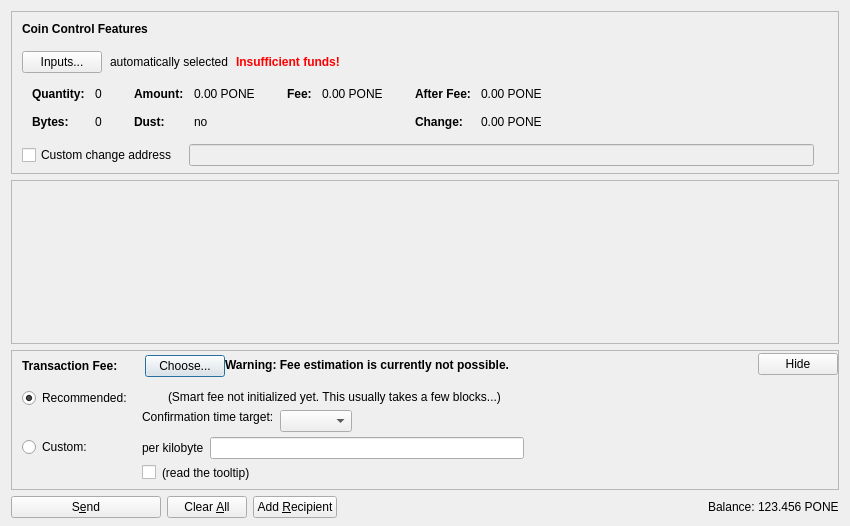
<?xml version="1.0" encoding="UTF-8"?>
<ui version="4.0">
 <class>SendCoinsDialog</class>
 <widget class="QDialog" name="SendCoinsDialog">
  <property name="geometry">
   <rect>
    <x>0</x>
    <y>0</y>
    <width>850</width>
    <height>526</height>
   </rect>
  </property>
  <property name="windowTitle">
   <string>Send Coins</string>
  </property>
  <layout class="QVBoxLayout" name="verticalLayout" stretch="0,1,0,0">
   <property name="bottomMargin">
    <number>8</number>
   </property>
   <item>
    <widget class="QFrame" name="frameCoinControl">
     <property name="sizePolicy">
      <sizepolicy hsizetype="Expanding" vsizetype="Expanding">
       <horstretch>0</horstretch>
       <verstretch>0</verstretch>
      </sizepolicy>
     </property>
     <property name="maximumSize">
      <size>
       <width>16777215</width>
       <height>16777215</height>
      </size>
     </property>
     <property name="frameShape">
      <enum>QFrame::StyledPanel</enum>
     </property>
     <property name="frameShadow">
      <enum>QFrame::Sunken</enum>
     </property>
     <layout class="QVBoxLayout" name="verticalLayoutCoinControl2">
      <property name="spacing">
       <number>0</number>
      </property>
      <property name="leftMargin">
       <number>0</number>
      </property>
      <property name="topMargin">
       <number>0</number>
      </property>
      <property name="rightMargin">
       <number>0</number>
      </property>
      <property name="bottomMargin">
       <number>6</number>
      </property>
      <item>
       <layout class="QVBoxLayout" name="verticalLayoutCoinControl" stretch="0,0,0,0,1">
        <property name="spacing">
         <number>0</number>
        </property>
        <property name="leftMargin">
         <number>10</number>
        </property>
        <property name="topMargin">
         <number>10</number>
        </property>
        <item>
         <layout class="QHBoxLayout" name="horizontalLayoutCoinControl1">
          <property name="bottomMargin">
           <number>15</number>
          </property>
          <item>
           <widget class="QLabel" name="labelCoinControlFeatures">
            <property name="sizePolicy">
             <sizepolicy hsizetype="Preferred" vsizetype="Maximum">
              <horstretch>0</horstretch>
              <verstretch>0</verstretch>
             </sizepolicy>
            </property>
            <property name="font">
             <font>
              <weight>75</weight>
              <bold>true</bold>
             </font>
            </property>
            <property name="styleSheet">
             <string notr="true">font-weight:bold;</string>
            </property>
            <property name="text">
             <string>Coin Control Features</string>
            </property>
           </widget>
          </item>
         </layout>
        </item>
        <item>
         <layout class="QHBoxLayout" name="horizontalLayoutCoinControl2" stretch="0,0,0,0">
          <property name="spacing">
           <number>8</number>
          </property>
          <property name="bottomMargin">
           <number>10</number>
          </property>
          <item>
           <widget class="QPushButton" name="pushButtonCoinControl">
            <property name="styleSheet">
             <string notr="true"/>
            </property>
            <property name="text">
             <string>Inputs...</string>
            </property>
            <property name="autoDefault">
             <bool>false</bool>
            </property>
           </widget>
          </item>
          <item>
           <widget class="QLabel" name="labelCoinControlAutomaticallySelected">
            <property name="text">
             <string>automatically selected</string>
            </property>
            <property name="margin">
             <number>5</number>
            </property>
           </widget>
          </item>
          <item>
           <widget class="QLabel" name="labelCoinControlInsuffFunds">
            <property name="font">
             <font>
              <weight>75</weight>
              <bold>true</bold>
             </font>
            </property>
            <property name="styleSheet">
             <string notr="true">color:red;font-weight:bold;</string>
            </property>
            <property name="text">
             <string>Insufficient funds!</string>
            </property>
            <property name="margin">
             <number>5</number>
            </property>
           </widget>
          </item>
          <item>
           <spacer name="horizontalSpacerCoinControl">
            <property name="orientation">
             <enum>Qt::Horizontal</enum>
            </property>
            <property name="sizeHint" stdset="0">
             <size>
              <width>40</width>
              <height>1</height>
             </size>
            </property>
           </spacer>
          </item>
         </layout>
        </item>
        <item>
         <widget class="QWidget" name="widgetCoinControl" native="true">
          <property name="sizePolicy">
           <sizepolicy hsizetype="Preferred" vsizetype="Preferred">
            <horstretch>0</horstretch>
            <verstretch>0</verstretch>
           </sizepolicy>
          </property>
          <property name="minimumSize">
           <size>
            <width>0</width>
            <height>0</height>
           </size>
          </property>
          <property name="styleSheet">
           <string notr="true"/>
          </property>
          <layout class="QHBoxLayout" name="horizontalLayoutCoinControl5">
           <property name="leftMargin">
            <number>0</number>
           </property>
           <property name="topMargin">
            <number>0</number>
           </property>
           <property name="rightMargin">
            <number>0</number>
           </property>
           <property name="bottomMargin">
            <number>0</number>
           </property>
           <item>
            <layout class="QHBoxLayout" name="horizontalLayoutCoinControl3" stretch="0,0,0,1">
             <property name="spacing">
              <number>20</number>
             </property>
             <property name="topMargin">
              <number>0</number>
             </property>
             <property name="bottomMargin">
              <number>10</number>
             </property>
             <item>
              <layout class="QFormLayout" name="formLayoutCoinControl1">
               <property name="horizontalSpacing">
                <number>10</number>
               </property>
               <property name="verticalSpacing">
                <number>14</number>
               </property>
               <property name="leftMargin">
                <number>10</number>
               </property>
               <property name="topMargin">
                <number>4</number>
               </property>
               <property name="rightMargin">
                <number>6</number>
               </property>
               <item row="0" column="0">
                <widget class="QLabel" name="labelCoinControlQuantityText">
                 <property name="font">
                  <font>
                   <weight>75</weight>
                   <bold>true</bold>
                  </font>
                 </property>
                 <property name="text">
                  <string>Quantity:</string>
                 </property>
                 <property name="margin">
                  <number>0</number>
                 </property>
                </widget>
               </item>
               <item row="0" column="1">
                <widget class="QLabel" name="labelCoinControlQuantity">
                 <property name="cursor">
                  <cursorShape>IBeamCursor</cursorShape>
                 </property>
                 <property name="contextMenuPolicy">
                  <enum>Qt::ActionsContextMenu</enum>
                 </property>
                 <property name="text">
                  <string notr="true">0</string>
                 </property>
                 <property name="margin">
                  <number>0</number>
                 </property>
                 <property name="textInteractionFlags">
                  <set>Qt::LinksAccessibleByMouse|Qt::TextSelectableByKeyboard|Qt::TextSelectableByMouse</set>
                 </property>
                </widget>
               </item>
               <item row="1" column="0">
                <widget class="QLabel" name="labelCoinControlBytesText">
                 <property name="font">
                  <font>
                   <weight>75</weight>
                   <bold>true</bold>
                  </font>
                 </property>
                 <property name="text">
                  <string>Bytes:</string>
                 </property>
                </widget>
               </item>
               <item row="1" column="1">
                <widget class="QLabel" name="labelCoinControlBytes">
                 <property name="cursor">
                  <cursorShape>IBeamCursor</cursorShape>
                 </property>
                 <property name="contextMenuPolicy">
                  <enum>Qt::ActionsContextMenu</enum>
                 </property>
                 <property name="text">
                  <string notr="true">0</string>
                 </property>
                 <property name="textInteractionFlags">
                  <set>Qt::LinksAccessibleByMouse|Qt::TextSelectableByKeyboard|Qt::TextSelectableByMouse</set>
                 </property>
                </widget>
               </item>
              </layout>
             </item>
             <item>
              <layout class="QFormLayout" name="formLayoutCoinControl2">
               <property name="horizontalSpacing">
                <number>10</number>
               </property>
               <property name="verticalSpacing">
                <number>14</number>
               </property>
               <property name="leftMargin">
                <number>6</number>
               </property>
               <property name="topMargin">
                <number>4</number>
               </property>
               <property name="rightMargin">
                <number>6</number>
               </property>
               <item row="0" column="0">
                <widget class="QLabel" name="labelCoinControlAmountText">
                 <property name="font">
                  <font>
                   <weight>75</weight>
                   <bold>true</bold>
                  </font>
                 </property>
                 <property name="text">
                  <string>Amount:</string>
                 </property>
                 <property name="margin">
                  <number>0</number>
                 </property>
                </widget>
               </item>
               <item row="0" column="1">
                <widget class="QLabel" name="labelCoinControlAmount">
                 <property name="cursor">
                  <cursorShape>IBeamCursor</cursorShape>
                 </property>
                 <property name="contextMenuPolicy">
                  <enum>Qt::ActionsContextMenu</enum>
                 </property>
                 <property name="text">
                  <string notr="true">0.00 PONE</string>
                 </property>
                 <property name="textInteractionFlags">
                  <set>Qt::LinksAccessibleByMouse|Qt::TextSelectableByKeyboard|Qt::TextSelectableByMouse</set>
                 </property>
                </widget>
               </item>
               <item row="1" column="0">
                <widget class="QLabel" name="labelCoinControlLowOutputText">
                 <property name="font">
                  <font>
                   <weight>75</weight>
                   <bold>true</bold>
                  </font>
                 </property>
                 <property name="text">
                  <string>Dust:</string>
                 </property>
                </widget>
               </item>
               <item row="1" column="1">
                <widget class="QLabel" name="labelCoinControlLowOutput">
                 <property name="cursor">
                  <cursorShape>IBeamCursor</cursorShape>
                 </property>
                 <property name="contextMenuPolicy">
                  <enum>Qt::ActionsContextMenu</enum>
                 </property>
                 <property name="text">
                  <string notr="true">no</string>
                 </property>
                 <property name="textInteractionFlags">
                  <set>Qt::LinksAccessibleByMouse|Qt::TextSelectableByKeyboard|Qt::TextSelectableByMouse</set>
                 </property>
                </widget>
               </item>
              </layout>
             </item>
             <item>
              <layout class="QFormLayout" name="formLayoutCoinControl3">
               <property name="horizontalSpacing">
                <number>10</number>
               </property>
               <property name="verticalSpacing">
                <number>14</number>
               </property>
               <property name="leftMargin">
                <number>6</number>
               </property>
               <property name="topMargin">
                <number>4</number>
               </property>
               <property name="rightMargin">
                <number>6</number>
               </property>
               <item row="0" column="0">
                <widget class="QLabel" name="labelCoinControlFeeText">
                 <property name="font">
                  <font>
                   <weight>75</weight>
                   <bold>true</bold>
                  </font>
                 </property>
                 <property name="text">
                  <string>Fee:</string>
                 </property>
                 <property name="margin">
                  <number>0</number>
                 </property>
                </widget>
               </item>
               <item row="0" column="1">
                <widget class="QLabel" name="labelCoinControlFee">
                 <property name="cursor">
                  <cursorShape>IBeamCursor</cursorShape>
                 </property>
                 <property name="contextMenuPolicy">
                  <enum>Qt::ActionsContextMenu</enum>
                 </property>
                 <property name="text">
                  <string notr="true">0.00 PONE</string>
                 </property>
                 <property name="textInteractionFlags">
                  <set>Qt::LinksAccessibleByMouse|Qt::TextSelectableByKeyboard|Qt::TextSelectableByMouse</set>
                 </property>
                </widget>
               </item>
              </layout>
             </item>
             <item>
              <layout class="QFormLayout" name="formLayoutCoinControl4">
               <property name="horizontalSpacing">
                <number>10</number>
               </property>
               <property name="verticalSpacing">
                <number>14</number>
               </property>
               <property name="leftMargin">
                <number>6</number>
               </property>
               <property name="topMargin">
                <number>4</number>
               </property>
               <property name="rightMargin">
                <number>6</number>
               </property>
               <item row="0" column="0">
                <widget class="QLabel" name="labelCoinControlAfterFeeText">
                 <property name="font">
                  <font>
                   <weight>75</weight>
                   <bold>true</bold>
                  </font>
                 </property>
                 <property name="text">
                  <string>After Fee:</string>
                 </property>
                 <property name="margin">
                  <number>0</number>
                 </property>
                </widget>
               </item>
               <item row="0" column="1">
                <widget class="QLabel" name="labelCoinControlAfterFee">
                 <property name="cursor">
                  <cursorShape>IBeamCursor</cursorShape>
                 </property>
                 <property name="contextMenuPolicy">
                  <enum>Qt::ActionsContextMenu</enum>
                 </property>
                 <property name="text">
                  <string notr="true">0.00 PONE</string>
                 </property>
                 <property name="textInteractionFlags">
                  <set>Qt::LinksAccessibleByMouse|Qt::TextSelectableByKeyboard|Qt::TextSelectableByMouse</set>
                 </property>
                </widget>
               </item>
               <item row="1" column="0">
                <widget class="QLabel" name="labelCoinControlChangeText">
                 <property name="font">
                  <font>
                   <weight>75</weight>
                   <bold>true</bold>
                  </font>
                 </property>
                 <property name="text">
                  <string>Change:</string>
                 </property>
                </widget>
               </item>
               <item row="1" column="1">
                <widget class="QLabel" name="labelCoinControlChange">
                 <property name="cursor">
                  <cursorShape>IBeamCursor</cursorShape>
                 </property>
                 <property name="contextMenuPolicy">
                  <enum>Qt::ActionsContextMenu</enum>
                 </property>
                 <property name="text">
                  <string notr="true">0.00 PONE</string>
                 </property>
                 <property name="textInteractionFlags">
                  <set>Qt::LinksAccessibleByMouse|Qt::TextSelectableByKeyboard|Qt::TextSelectableByMouse</set>
                 </property>
                </widget>
               </item>
              </layout>
             </item>
            </layout>
           </item>
          </layout>
         </widget>
        </item>
        <item>
         <layout class="QHBoxLayout" name="horizontalLayoutCoinControl4" stretch="0,0,0">
          <property name="spacing">
           <number>12</number>
          </property>
          <property name="sizeConstraint">
           <enum>QLayout::SetDefaultConstraint</enum>
          </property>
          <property name="topMargin">
           <number>5</number>
          </property>
          <property name="rightMargin">
           <number>5</number>
          </property>
          <item>
           <widget class="QCheckBox" name="checkBoxCoinControlChange">
            <property name="toolTip">
             <string>If this is activated, but the change address is empty or invalid, change will be sent to a newly generated address.</string>
            </property>
            <property name="text">
             <string>Custom change address</string>
            </property>
           </widget>
          </item>
          <item>
           <widget class="QValidatedLineEdit" name="lineEditCoinControlChange">
            <property name="enabled">
             <bool>false</bool>
            </property>
            <property name="sizePolicy">
             <sizepolicy hsizetype="Expanding" vsizetype="Fixed">
              <horstretch>0</horstretch>
              <verstretch>0</verstretch>
             </sizepolicy>
            </property>
           </widget>
          </item>
          <item>
           <widget class="QLabel" name="labelCoinControlChangeLabel">
            <property name="sizePolicy">
             <sizepolicy hsizetype="Preferred" vsizetype="Expanding">
              <horstretch>0</horstretch>
              <verstretch>0</verstretch>
             </sizepolicy>
            </property>
            <property name="minimumSize">
             <size>
              <width>0</width>
              <height>0</height>
             </size>
            </property>
            <property name="text">
             <string/>
            </property>
            <property name="margin">
             <number>3</number>
            </property>
           </widget>
          </item>
         </layout>
        </item>
        <item>
         <spacer name="verticalSpacerCoinControl">
          <property name="orientation">
           <enum>Qt::Vertical</enum>
          </property>
          <property name="sizeHint" stdset="0">
           <size>
            <width>800</width>
            <height>1</height>
           </size>
          </property>
         </spacer>
        </item>
       </layout>
      </item>
     </layout>
    </widget>
   </item>
   <item>
    <widget class="QScrollArea" name="scrollArea">
     <property name="widgetResizable">
      <bool>true</bool>
     </property>
     <widget class="QWidget" name="scrollAreaWidgetContents">
      <property name="geometry">
       <rect>
        <x>0</x>
        <y>0</y>
        <width>830</width>
        <height>104</height>
       </rect>
      </property>
      <layout class="QVBoxLayout" name="verticalLayout_2" stretch="0,1">
       <property name="leftMargin">
        <number>0</number>
       </property>
       <property name="topMargin">
        <number>0</number>
       </property>
       <property name="rightMargin">
        <number>0</number>
       </property>
       <property name="bottomMargin">
        <number>0</number>
       </property>
       <item>
        <layout class="QVBoxLayout" name="entries">
         <property name="spacing">
          <number>6</number>
         </property>
        </layout>
       </item>
       <item>
        <spacer name="verticalSpacer">
         <property name="orientation">
          <enum>Qt::Vertical</enum>
         </property>
         <property name="sizeHint" stdset="0">
          <size>
           <width>20</width>
           <height>40</height>
          </size>
         </property>
        </spacer>
       </item>
      </layout>
     </widget>
    </widget>
   </item>
   <item>
    <widget class="QFrame" name="frameFee">
     <property name="sizePolicy">
      <sizepolicy hsizetype="Expanding" vsizetype="Expanding">
       <horstretch>0</horstretch>
       <verstretch>0</verstretch>
      </sizepolicy>
     </property>
     <property name="maximumSize">
      <size>
       <width>16777215</width>
       <height>16777215</height>
      </size>
     </property>
     <property name="frameShape">
      <enum>QFrame::StyledPanel</enum>
     </property>
     <property name="frameShadow">
      <enum>QFrame::Sunken</enum>
     </property>
     <layout class="QVBoxLayout" name="verticalLayoutFee1">
      <property name="spacing">
       <number>0</number>
      </property>
      <property name="leftMargin">
       <number>0</number>
      </property>
      <property name="topMargin">
       <number>0</number>
      </property>
      <property name="rightMargin">
       <number>0</number>
      </property>
      <property name="bottomMargin">
       <number>0</number>
      </property>
      <item>
       <layout class="QVBoxLayout" name="verticalLayoutFee2" stretch="0,0,0">
        <property name="spacing">
         <number>0</number>
        </property>
        <property name="leftMargin">
         <number>10</number>
        </property>
        <property name="topMargin">
         <number>0</number>
        </property>
        <item>
         <layout class="QHBoxLayout" name="horizontalLayoutFee1">
          <property name="bottomMargin">
           <number>0</number>
          </property>
          <item>
           <layout class="QVBoxLayout" name="verticalLayoutFee7">
            <property name="spacing">
             <number>0</number>
            </property>
            <item>
             <spacer name="verticalSpacerSmartFee">
              <property name="orientation">
               <enum>Qt::Vertical</enum>
              </property>
              <property name="sizeType">
               <enum>QSizePolicy::Fixed</enum>
              </property>
              <property name="sizeHint" stdset="0">
               <size>
                <width>1</width>
                <height>4</height>
               </size>
              </property>
             </spacer>
            </item>
            <item>
             <layout class="QHBoxLayout" name="horizontalLayoutSmartFee">
              <property name="spacing">
               <number>10</number>
              </property>
              <item>
               <widget class="QLabel" name="labelFeeHeadline">
                <property name="sizePolicy">
                 <sizepolicy hsizetype="Preferred" vsizetype="Maximum">
                  <horstretch>0</horstretch>
                  <verstretch>0</verstretch>
                 </sizepolicy>
                </property>
                <property name="font">
                 <font>
                  <weight>75</weight>
                  <bold>true</bold>
                 </font>
                </property>
                <property name="styleSheet">
                 <string notr="true">font-weight:bold;</string>
                </property>
                <property name="text">
                 <string>Transaction Fee:</string>
                </property>
               </widget>
              </item>
              <item>
               <widget class="QLabel" name="labelFeeMinimized">
                <property name="text">
                 <string/>
                </property>
               </widget>
              </item>
              <item>
               <widget class="QPushButton" name="buttonChooseFee">
                <property name="text">
                 <string>Choose...</string>
                </property>
               </widget>
              </item>
             </layout>
            </item>
            <item>
             <spacer name="verticalSpacer_5">
              <property name="orientation">
               <enum>Qt::Vertical</enum>
              </property>
              <property name="sizeHint" stdset="0">
               <size>
                <width>1</width>
                <height>1</height>
               </size>
              </property>
             </spacer>
            </item>
           </layout>
          </item>
          <item>
           <widget class="QLabel" name="fallbackFeeWarningLabel">
            <property name="toolTip">
             <string>Using the fallbackfee can result in sending a transaction that will take several hours or days (or never) to confirm. Consider choosing your fee manually or wait until you have validated the complete chain.</string>
            </property>
            <property name="font">
            <font>
                <weight>75</weight>
                <bold>true</bold>
            </font>
            </property>
            <property name="text">
             <string>Warning: Fee estimation is currently not possible.</string>
            </property>
            <property name="wordWrap">
             <bool>false</bool>
            </property>
           </widget>
          </item>
          <item>
           <spacer name="horizontalSpacer_4">
            <property name="orientation">
             <enum>Qt::Horizontal</enum>
            </property>
            <property name="sizeType">
             <enum>QSizePolicy::MinimumExpanding</enum>
            </property>
            <property name="sizeHint" stdset="0">
             <size>
              <width>40</width>
              <height>20</height>
             </size>
            </property>
           </spacer>
          </item>
          <item>
           <widget class="QPushButton" name="buttonMinimizeFee">
            <property name="toolTip">
             <string>collapse fee-settings</string>
            </property>
            <property name="text">
             <string>Hide</string>
            </property>
           </widget>
          </item>
         </layout>
        </item>
        <item>
         <widget class="QFrame" name="frameFeeSelection">
          <layout class="QVBoxLayout" name="verticalLayoutFee12">
           <property name="spacing">
            <number>0</number>
           </property>
           <property name="leftMargin">
            <number>0</number>
           </property>
           <property name="topMargin">
            <number>0</number>
           </property>
           <property name="rightMargin">
            <number>0</number>
           </property>
           <property name="bottomMargin">
            <number>0</number>
           </property>
           <item>
            <layout class="QGridLayout" name="gridLayoutFee">
             <property name="topMargin">
              <number>10</number>
             </property>
             <property name="bottomMargin">
              <number>4</number>
             </property>
             <property name="horizontalSpacing">
              <number>10</number>
             </property>
             <property name="verticalSpacing">
              <number>4</number>
             </property>
             <item row="1" column="1">
              <layout class="QVBoxLayout" name="verticalLayoutFee8">
               <property name="spacing">
                <number>6</number>
               </property>
               <item>
                <layout class="QHBoxLayout" name="horizontalLayoutFee13">
                 <item>
                  <widget class="QLabel" name="labelCustomPerKilobyte">
                   <property name="toolTip">
                    <string>If the custom fee is set to 1000 satoshis and the transaction is only 250 bytes, then &quot;per kilobyte&quot; only pays 250 satoshis in fee, while &quot;total at least&quot; pays 1000 satoshis. For transactions bigger than a kilobyte both pay by kilobyte.</string>
                   </property>
                   <property name="text">
                    <string>per kilobyte</string>
                   </property>
                  </widget>
                 </item>
                 <item>
                  <widget class="BitcoinAmountField" name="customFee"/>
                 </item>
                 <item>
                  <spacer name="horizontalSpacer_6">
                   <property name="orientation">
                    <enum>Qt::Horizontal</enum>
                   </property>
                   <property name="sizeHint" stdset="0">
                    <size>
                     <width>1</width>
                     <height>1</height>
                    </size>
                   </property>
                  </spacer>
                 </item>
                </layout>
               </item>
               <item>
                <layout class="QHBoxLayout" name="horizontalLayoutFee8">
                 <item>
                  <widget class="QCheckBox" name="checkBoxMinimumFee">
                   <property name="toolTip">
                    <string>Paying only the minimum fee is just fine as long as there is less transaction volume than space in the blocks. But be aware that this can end up in a never confirming transaction once there is more demand for playeronecoin transactions than the network can process.</string>
                   </property>
                   <property name="text">
                    <string/>
                   </property>
                  </widget>
                 </item>
                 <item>
                  <widget class="QLabel" name="labelMinFeeWarning">
                   <property name="enabled">
                    <bool>true</bool>
                   </property>
                   <property name="toolTip">
                    <string>Paying only the minimum fee is just fine as long as there is less transaction volume than space in the blocks. But be aware that this can end up in a never confirming transaction once there is more demand for playeronecoin transactions than the network can process.</string>
                   </property>
                   <property name="text">
                    <string>(read the tooltip)</string>
                   </property>
                   <property name="margin">
                    <number>5</number>
                   </property>
                  </widget>
                 </item>
                 <item>
                  <spacer name="horizontalSpacer_2">
                   <property name="orientation">
                    <enum>Qt::Horizontal</enum>
                   </property>
                   <property name="sizeHint" stdset="0">
                    <size>
                     <width>1</width>
                     <height>1</height>
                    </size>
                   </property>
                  </spacer>
                 </item>
                </layout>
               </item>
              </layout>
             </item>
             <item row="0" column="0">
              <layout class="QVBoxLayout" name="verticalLayoutFee4" stretch="0,1">
               <item>
                <widget class="QRadioButton" name="radioSmartFee">
                 <property name="text">
                  <string>Recommended:</string>
                 </property>
                 <property name="checked">
                  <bool>true</bool>
                 </property>
                 <attribute name="buttonGroup">
                  <string notr="true">groupFee</string>
                 </attribute>
                </widget>
               </item>
               <item>
                <spacer name="verticalSpacer_2">
                 <property name="orientation">
                  <enum>Qt::Vertical</enum>
                 </property>
                 <property name="sizeHint" stdset="0">
                  <size>
                   <width>1</width>
                   <height>1</height>
                  </size>
                 </property>
                </spacer>
               </item>
              </layout>
             </item>
             <item row="1" column="0">
              <layout class="QVBoxLayout" name="verticalLayoutFee9" stretch="0,1">
               <item>
                <widget class="QRadioButton" name="radioCustomFee">
                 <property name="text">
                  <string>Custom:</string>
                 </property>
                 <attribute name="buttonGroup">
                  <string notr="true">groupFee</string>
                 </attribute>
                </widget>
               </item>
               <item>
                <spacer name="verticalSpacer_6">
                 <property name="orientation">
                  <enum>Qt::Vertical</enum>
                 </property>
                 <property name="sizeHint" stdset="0">
                  <size>
                   <width>1</width>
                   <height>1</height>
                  </size>
                 </property>
                </spacer>
               </item>
              </layout>
             </item>
             <item row="0" column="1">
              <layout class="QVBoxLayout" name="verticalLayoutFee3" stretch="0,0,1">
               <property name="spacing">
                <number>6</number>
               </property>
               <property name="topMargin">
                <number>2</number>
               </property>
               <item>
                <layout class="QHBoxLayout" name="horizontalLayoutFee12">
                 <item>
                  <widget class="QLabel" name="labelSmartFee">
                   <property name="text">
                    <string/>
                   </property>
                   <property name="margin">
                    <number>2</number>
                   </property>
                  </widget>
                 </item>
                 <item>
                  <widget class="QLabel" name="labelFeeEstimation">
                   <property name="text">
                    <string/>
                   </property>
                  </widget>
                 </item>
                 <item>
                  <widget class="QLabel" name="labelSmartFee2">
                   <property name="text">
                    <string>(Smart fee not initialized yet. This usually takes a few blocks...)</string>
                   </property>
                   <property name="margin">
                    <number>2</number>
                   </property>
                  </widget>
                 </item>
                 <item>
                  <spacer name="horizontalSpacer_5">
                   <property name="orientation">
                    <enum>Qt::Horizontal</enum>
                   </property>
                   <property name="sizeHint" stdset="0">
                    <size>
                     <width>1</width>
                     <height>1</height>
                    </size>
                   </property>
                  </spacer>
                 </item>
                </layout>
               </item>
               <item>
                <layout class="QHBoxLayout" name="horizontalLayoutFee9">
                 <item>
                  <layout class="QVBoxLayout" name="verticalLayoutFee6">
                   <item>
                    <widget class="QLabel" name="labelSmartFee3">
                     <property name="text">
                      <string>Confirmation time target:</string>
                     </property>
                     <property name="margin">
                      <number>2</number>
                     </property>
                    </widget>
                   </item>
                   <item>
                    <spacer name="verticalSpacer_3">
                     <property name="orientation">
                      <enum>Qt::Vertical</enum>
                     </property>
                     <property name="sizeHint" stdset="0">
                      <size>
                       <width>1</width>
                       <height>1</height>
                      </size>
                     </property>
                    </spacer>
                   </item>
                  </layout>
                 </item>
                 <item>
                  <layout class="QVBoxLayout" name="verticalLayoutFee5">
                   <property name="rightMargin">
                    <number>30</number>
                   </property>
                   <item>
                    <layout class="QHBoxLayout" name="horizontalLayoutConfTarget">
                     <property name="bottomMargin">
                      <number>0</number>
                     </property>
                     <item>
                      <widget class="QComboBox" name="confTargetSelector"/>
                     </item>
                     <item>
                      <spacer name="horizontalSpacerConfTarget">
                       <property name="orientation">
                        <enum>Qt::Horizontal</enum>
                       </property>
                       <property name="sizeHint" stdset="0">
                        <size>
                         <width>40</width>
                         <height>20</height>
                        </size>
                       </property>
                      </spacer>
                     </item>
                    </layout>
                   </item>
                  </layout>
                 </item>
                </layout>
               </item>
               <item>
                <spacer name="verticalSpacer_4">
                 <property name="orientation">
                  <enum>Qt::Vertical</enum>
                 </property>
                 <property name="sizeHint" stdset="0">
                  <size>
                   <width>1</width>
                   <height>1</height>
                  </size>
                 </property>
                </spacer>
               </item>
              </layout>
             </item>
            </layout>
           </item>
          </layout>
         </widget>
        </item>
        <item>
         <spacer name="verticalSpacerFee">
          <property name="orientation">
           <enum>Qt::Vertical</enum>
          </property>
          <property name="sizeHint" stdset="0">
           <size>
            <width>40</width>
            <height>5</height>
           </size>
          </property>
         </spacer>
        </item>
       </layout>
      </item>
     </layout>
    </widget>
   </item>
   <item>
    <layout class="QHBoxLayout" name="horizontalLayout">
     <item>
      <widget class="QPushButton" name="sendButton">
       <property name="minimumSize">
        <size>
         <width>150</width>
         <height>0</height>
        </size>
       </property>
       <property name="toolTip">
        <string>Confirm the send action</string>
       </property>
       <property name="text">
        <string>S&amp;end</string>
       </property>
       <property name="icon">
        <iconset resource="../bitcoin.qrc">
         <normaloff>:/icons/send</normaloff>:/icons/send</iconset>
       </property>
       <property name="autoDefault">
        <bool>false</bool>
       </property>
       <property name="default">
        <bool>false</bool>
       </property>
      </widget>
     </item>
     <item>
      <widget class="QPushButton" name="clearButton">
       <property name="sizePolicy">
        <sizepolicy hsizetype="Minimum" vsizetype="Fixed">
         <horstretch>0</horstretch>
         <verstretch>0</verstretch>
        </sizepolicy>
       </property>
       <property name="toolTip">
        <string>Clear all fields of the form.</string>
       </property>
       <property name="text">
        <string>Clear &amp;All</string>
       </property>
       <property name="icon">
        <iconset resource="../bitcoin.qrc">
         <normaloff>:/icons/remove</normaloff>:/icons/remove</iconset>
       </property>
       <property name="autoDefault">
        <bool>false</bool>
       </property>
      </widget>
     </item>
     <item>
      <widget class="QPushButton" name="addButton">
       <property name="toolTip">
        <string>Send to multiple recipients at once</string>
       </property>
       <property name="text">
        <string>Add &amp;Recipient</string>
       </property>
       <property name="icon">
        <iconset resource="../bitcoin.qrc">
         <normaloff>:/icons/add</normaloff>:/icons/add</iconset>
       </property>
       <property name="autoDefault">
        <bool>false</bool>
       </property>
      </widget>
     </item>
     <item>
      <spacer name="horizontalSpacer">
       <property name="orientation">
        <enum>Qt::Horizontal</enum>
       </property>
       <property name="sizeHint" stdset="0">
        <size>
         <width>40</width>
         <height>20</height>
        </size>
       </property>
      </spacer>
     </item>
     <item>
      <layout class="QHBoxLayout" name="horizontalLayout_2">
       <property name="spacing">
        <number>3</number>
       </property>
       <item>
        <widget class="QLabel" name="label">
         <property name="sizePolicy">
          <sizepolicy hsizetype="Preferred" vsizetype="Fixed">
           <horstretch>0</horstretch>
           <verstretch>0</verstretch>
          </sizepolicy>
         </property>
         <property name="text">
          <string>Balance:</string>
         </property>
        </widget>
       </item>
       <item>
        <widget class="QLabel" name="labelBalance">
         <property name="sizePolicy">
          <sizepolicy hsizetype="Preferred" vsizetype="Fixed">
           <horstretch>0</horstretch>
           <verstretch>0</verstretch>
          </sizepolicy>
         </property>
         <property name="cursor">
          <cursorShape>IBeamCursor</cursorShape>
         </property>
         <property name="text">
          <string notr="true">123.456 PONE</string>
         </property>
         <property name="textInteractionFlags">
          <set>Qt::LinksAccessibleByMouse|Qt::TextSelectableByKeyboard|Qt::TextSelectableByMouse</set>
         </property>
        </widget>
       </item>
      </layout>
     </item>
    </layout>
   </item>
  </layout>
 </widget>
 <customwidgets>
  <customwidget>
   <class>QValidatedLineEdit</class>
   <extends>QLineEdit</extends>
   <header>qvalidatedlineedit.h</header>
  </customwidget>
  <customwidget>
   <class>BitcoinAmountField</class>
   <extends>QLineEdit</extends>
   <header>bitcoinamountfield.h</header>
   <container>1</container>
  </customwidget>
 </customwidgets>
 <resources>
  <include location="../bitcoin.qrc"/>
 </resources>
 <connections/>
 <buttongroups>
  <buttongroup name="groupFee"/>
 </buttongroups>
</ui>
